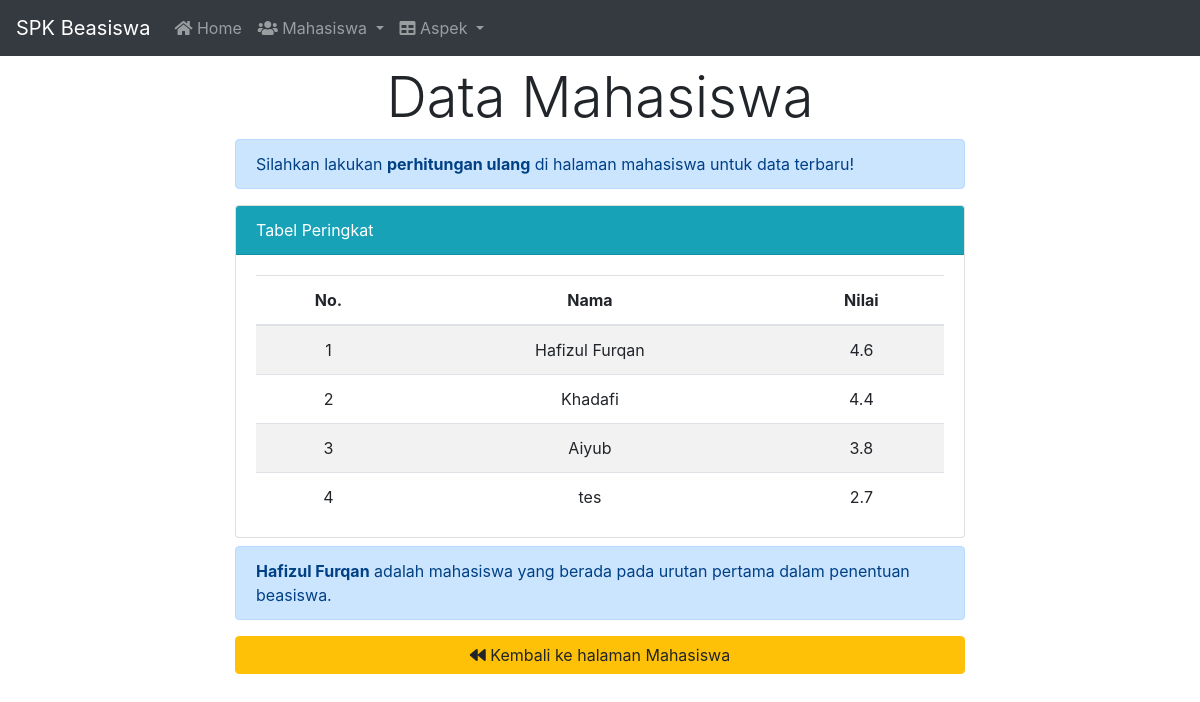
/peringkat.php, run on the app's committed database.
### tables this page shows
CREATE TABLE `peringkat` (
  `id` int(11) NOT NULL,
  `mhs_id` int(11) NOT NULL,
  `nilai_total` float NOT NULL
);

CREATE TABLE `mhs` (
  `id` int(11) NOT NULL,
  `nama` varchar(64) NOT NULL,
  `profil_ipk` int(11) NOT NULL,
  `profil_penghasilanortu` int(11) NOT NULL,
  `profil_tanggungan` int(11) NOT NULL,
  `profil_semester` int(11) NOT NULL
);

### functions.php (called while the page is built, shortened)
<?php
$conn = mysqli_connect('localhost', 'root', '', 'db_spk_beasiswa_pma');
function query($query)
{
    global $conn;
    $res = mysqli_query($conn, $query);
    $rows = [];
    while ($row = mysqli_fetch_assoc($res)) {
        $rows[] = $row;
    }
    return $rows;
}

### peringkat.php (the view, shortened to what this page needs)
<?php
require_once('functions.php');
if (isset($_POST['ranking'])) {
    $jmlData = $_POST['jmlData'];
    for ($i = 1; $i <= $jmlData; $i++) {
        $mhs = $_POST['mhs' . $i];
        $total = $_POST['total' . $i];
        mysqli_query($conn, "REPLACE INTO peringkat(id, mhs_id, nilai_total) VALUES($mhs, $mhs, $total)");
    }
} else {
    $empty = true;
}
$query = query("SELECT * FROM mhs m INNER JOIN peringkat p ON m.id = p.mhs_id ORDER BY nilai_total DESC");
?>
<!DOCTYPE html>
<html lang="en">
<head>
    <link rel="stylesheet" href="https://cdn.jsdelivr.net/npm/bootstrap@4.5.3/dist/css/bootstrap.min.css">
    <link rel="stylesheet" href="https://cdnjs.cloudflare.com/ajax/libs/font-awesome/5.11.0/css/all.min.css">
    <link rel="stylesheet" href="assets/css/style.css">
</head>
<body>
    <?php
    include_once('template.php');
    ?>
    <div class="container">
        <div class="row mt-2 d-flex justify-content-center ">
            <div class="col-md-8">
                <div class="display-4 text-center mb-2">
                    Data Mahasiswa
                </div>
                <?php if (isset($empty)) : ?>
                    <div class='alert alert-primary mt-2' role='alert'>
                        <div class='display-6'> Silahkan lakukan <b>perhitungan ulang</b> di halaman mahasiswa untuk data terbaru!</div>
                    </div>
                <?php endif; ?>
                <div class="card">
                    <div class="card-header badge-info">
                        <div class="display-6">Tabel Peringkat</div>
                    </div>
                    <div class="card-body pb-0 mb-0">
                        <table class="table table-hover table-striped text-center">
                            <thead>
                                <tr>
                                    <th>No.</th>
                                    <th>Nama</th>
                                    <th>Nilai</th>
                                </tr>
                            </thead>
                            <tbody>
                                <?php $i = 1; ?>
                                <?php foreach ($query as $q) : ?>
                                    <tr>
                                        <td><?= $i; ?></td>
                                        <td><?= $q['nama']; ?></td>
                                        <td><?= $q['nilai_total']; ?></td>
                                    </tr>
                                    <?php $i++; ?>
                                <?php endforeach; ?>
                            </tbody>
                        </table>
                    </div>
                </div>
                <?php
                $query = mysqli_query($conn, "SELECT m.nama FROM mhs m LEFT JOIN peringkat p ON m.id = p.mhs_id ORDER BY nilai_total DESC LIMIT 1");
                if (mysqli_num_rows($query) > 0) {
                ?>
                    <?php
                    while ($data = mysqli_fetch_array($query)) {
                    ?>
                        <div class="alert alert-primary mt-2" role="alert">
                            <div class="display-6"> <b><?= $data["nama"]; ?></b> adalah mahasiswa yang berada pada urutan pertama dalam penentuan beasiswa.</div>
                        </div>
                    <?php
                    } ?>
                <?php } ?>
                <a href="mhs.php" class="btn btn-warning btn-block mb-4"><i class="fa fa-backward"></i> Kembali ke halaman Mahasiswa</a>
            </div>
        </div>
    </div>
</body>
</html>

### data on the page
peringkat: mhs.nama "Hafizul Furqan", nilai_total "4.6"
peringkat: mhs.nama "Khadafi", nilai_total "4.4"
peringkat: mhs.nama "Aiyub", nilai_total "3.8"
peringkat: mhs.nama "tes", nilai_total "2.7"
mhs: nama "Hafizul Furqan"
